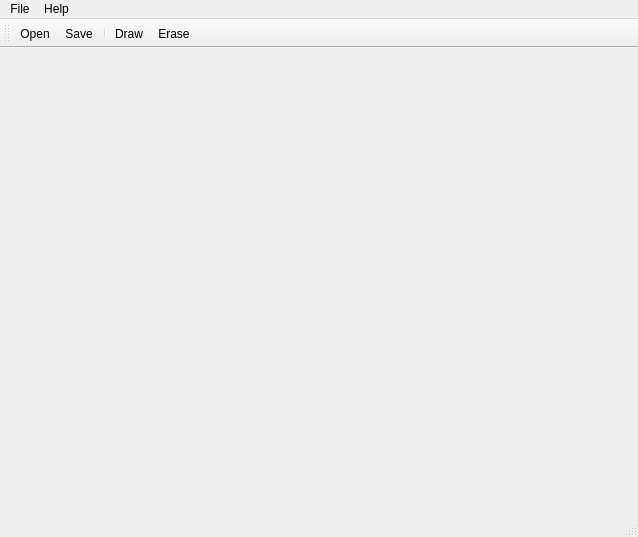
<?xml version="1.0" encoding="UTF-8"?>
<ui version="4.0">
 <class>mainWindowForm</class>
 <widget class="QMainWindow" name="mainWindowForm">
  <property name="geometry">
   <rect>
    <x>0</x>
    <y>0</y>
    <width>638</width>
    <height>537</height>
   </rect>
  </property>
  <property name="windowTitle">
   <string>Mask Editor</string>
  </property>
  <property name="windowIcon">
   <iconset>
    <normaloff>:/toolbar/winExeIcon.ico</normaloff>:/toolbar/winExeIcon.ico</iconset>
  </property>
  <widget class="graphicsWidget" name="centralwidget">
   <layout class="QGridLayout" name="gridLayout"/>
  </widget>
  <widget class="QMenuBar" name="menubar">
   <property name="geometry">
    <rect>
     <x>0</x>
     <y>0</y>
     <width>638</width>
     <height>21</height>
    </rect>
   </property>
   <widget class="QMenu" name="menuFile">
    <property name="title">
     <string>File</string>
    </property>
    <addaction name="actionOpenFile"/>
    <addaction name="actionSave"/>
    <addaction name="actionSettings"/>
    <addaction name="separator"/>
    <addaction name="actionQuit"/>
   </widget>
   <widget class="QMenu" name="menuHelp">
    <property name="title">
     <string>Help</string>
    </property>
    <addaction name="actionAbout"/>
   </widget>
   <addaction name="menuFile"/>
   <addaction name="menuHelp"/>
  </widget>
  <widget class="QStatusBar" name="statusbar"/>
  <widget class="QToolBar" name="toolBar">
   <property name="windowTitle">
    <string>toolBar</string>
   </property>
   <attribute name="toolBarArea">
    <enum>TopToolBarArea</enum>
   </attribute>
   <attribute name="toolBarBreak">
    <bool>false</bool>
   </attribute>
   <addaction name="actionOpenFile"/>
   <addaction name="actionSave"/>
   <addaction name="separator"/>
   <addaction name="actionDraw"/>
   <addaction name="actionErase"/>
  </widget>
  <action name="actionOpenFile">
   <property name="icon">
    <iconset resource="resources/gcaIcons.qrc">
     <normaloff>:/toolbar/tango-icon-theme/document-open.png</normaloff>
     <normalon>:/tool_icons/tango-icon-theme/document-open.png</normalon>:/toolbar/tango-icon-theme/document-open.png</iconset>
   </property>
   <property name="text">
    <string>Open</string>
   </property>
   <property name="toolTip">
    <string>Open .xyzm or .txyz file for mask editing.</string>
   </property>
  </action>
  <action name="actionAbout">
   <property name="text">
    <string>About</string>
   </property>
  </action>
  <action name="actionQuit">
   <property name="text">
    <string>Quit</string>
   </property>
  </action>
  <action name="actionToggleTranslation">
   <property name="checkable">
    <bool>true</bool>
   </property>
   <property name="icon">
    <iconset resource="resources/gcaIcons.qrc">
     <normaloff>:/toolbar/tango-icon-theme/list-add.png</normaloff>:/toolbar/tango-icon-theme/list-add.png</iconset>
   </property>
   <property name="text">
    <string>ToggleTranslation</string>
   </property>
   <property name="toolTip">
    <string>Translate Overlay with Mouse</string>
   </property>
  </action>
  <action name="actionToggleRotation">
   <property name="checkable">
    <bool>true</bool>
   </property>
   <property name="icon">
    <iconset resource="resources/gcaIcons.qrc">
     <normaloff>:/toolbar/tango-icon-theme/view-refresh.png</normaloff>:/toolbar/tango-icon-theme/view-refresh.png</iconset>
   </property>
   <property name="text">
    <string>ToggleRotation</string>
   </property>
   <property name="toolTip">
    <string>Rotate Overlay with Mouse</string>
   </property>
  </action>
  <action name="actionSave">
   <property name="icon">
    <iconset resource="resources/gcaIcons.qrc">
     <normaloff>:/toolbar/tango-icon-theme/document-save.png</normaloff>:/toolbar/tango-icon-theme/document-save.png</iconset>
   </property>
   <property name="text">
    <string>Save</string>
   </property>
   <property name="toolTip">
    <string>Save .xyzm or .txyz file with new mask.</string>
   </property>
  </action>
  <action name="actionToggleScale">
   <property name="checkable">
    <bool>true</bool>
   </property>
   <property name="icon">
    <iconset resource="resources/gcaIcons.qrc">
     <normaloff>:/toolbar/tango-icon-theme/view-fullscreen.png</normaloff>:/toolbar/tango-icon-theme/view-fullscreen.png</iconset>
   </property>
   <property name="text">
    <string>Scale</string>
   </property>
   <property name="toolTip">
    <string>Scale Overlay</string>
   </property>
  </action>
  <action name="actionToggleVern">
   <property name="checkable">
    <bool>true</bool>
   </property>
   <property name="icon">
    <iconset resource="resources/gcaIcons.qrc">
     <normaloff>:/toolbar/tango-icon-theme/appointment-new.png</normaloff>:/toolbar/tango-icon-theme/appointment-new.png</iconset>
   </property>
   <property name="text">
    <string>ToggleVern</string>
   </property>
   <property name="iconText">
    <string>ToggleVern</string>
   </property>
   <property name="toolTip">
    <string>Enter Vernier rates (slow movements) mode. (CTRL+V)</string>
   </property>
   <property name="shortcut">
    <string>Ctrl+V</string>
   </property>
  </action>
  <action name="actionSettings">
   <property name="text">
    <string>Settings</string>
   </property>
   <property name="toolTip">
    <string>Change program settings.</string>
   </property>
  </action>
  <action name="actionDraw">
   <property name="checkable">
    <bool>true</bool>
   </property>
   <property name="icon">
    <iconset resource="resources/gcaIcons.qrc">
     <normaloff>:/toolbar/tango-icon-theme/draw-brush.png</normaloff>:/toolbar/tango-icon-theme/draw-brush.png</iconset>
   </property>
   <property name="text">
    <string>Draw</string>
   </property>
   <property name="toolTip">
    <string>Drawing tool for making additions to the mask.</string>
   </property>
  </action>
  <action name="actionErase">
   <property name="checkable">
    <bool>true</bool>
   </property>
   <property name="icon">
    <iconset resource="resources/gcaIcons.qrc">
     <normaloff>:/toolbar/tango-icon-theme/draw-eraser.png</normaloff>:/toolbar/tango-icon-theme/draw-eraser.png</iconset>
   </property>
   <property name="text">
    <string>Erase</string>
   </property>
   <property name="toolTip">
    <string>Tool for removing parts of the mask.</string>
   </property>
  </action>
 </widget>
 <customwidgets>
  <customwidget>
   <class>graphicsWidget</class>
   <extends>QWidget</extends>
   <header>graphicsWidget.h</header>
   <container>1</container>
  </customwidget>
 </customwidgets>
 <resources>
  <include location="resources/gcaIcons.qrc"/>
 </resources>
 <connections>
  <connection>
   <sender>actionQuit</sender>
   <signal>triggered()</signal>
   <receiver>mainWindowForm</receiver>
   <slot>close()</slot>
   <hints>
    <hint type="sourcelabel">
     <x>-1</x>
     <y>-1</y>
    </hint>
    <hint type="destinationlabel">
     <x>318</x>
     <y>268</y>
    </hint>
   </hints>
  </connection>
 </connections>
</ui>
